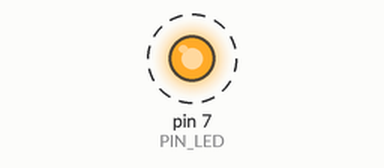
Bench run of a sketch on a simulated Arduino Uno, built with avr-gcc and run on an emulated ATmega328P. Parts: output pins drawn as LEDs (lit = HIGH). Dashed ring = blinking. At 2.0 s the program stops and its outputs stay as they are.

Above: at 1.05 s.
Timing chart, 0 to 3.5 s (numbered marks = the images above):
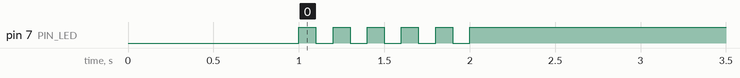

Measured:
- by itself, pin 7 (PIN_LED): alternates HIGH for 0.10 s and LOW for 0.10 s, 11 changes in all, then stays HIGH

The sketch:

_05_practice_2.ino
```cpp
#define PIN_LED 7

void setup() {
  pinMode(PIN_LED, OUTPUT);
  digitalWrite(PIN_LED, 0);
  delay(1000);
}

void loop() {
  digitalWrite(PIN_LED, 1);
  delay(100);
  digitalWrite(PIN_LED, 0);
  delay(100);
  digitalWrite(PIN_LED, 1);
  delay(100);
  digitalWrite(PIN_LED, 0);
  delay(100);
  digitalWrite(PIN_LED, 1);
  delay(100);
  digitalWrite(PIN_LED, 0);
  delay(100);
  digitalWrite(PIN_LED, 1);
  delay(100);
  digitalWrite(PIN_LED, 0);
  delay(100);
  digitalWrite(PIN_LED, 1);
  delay(100);
  digitalWrite(PIN_LED, 0);
  delay(100);
  digitalWrite(PIN_LED,1);
  while(1);
}
```
